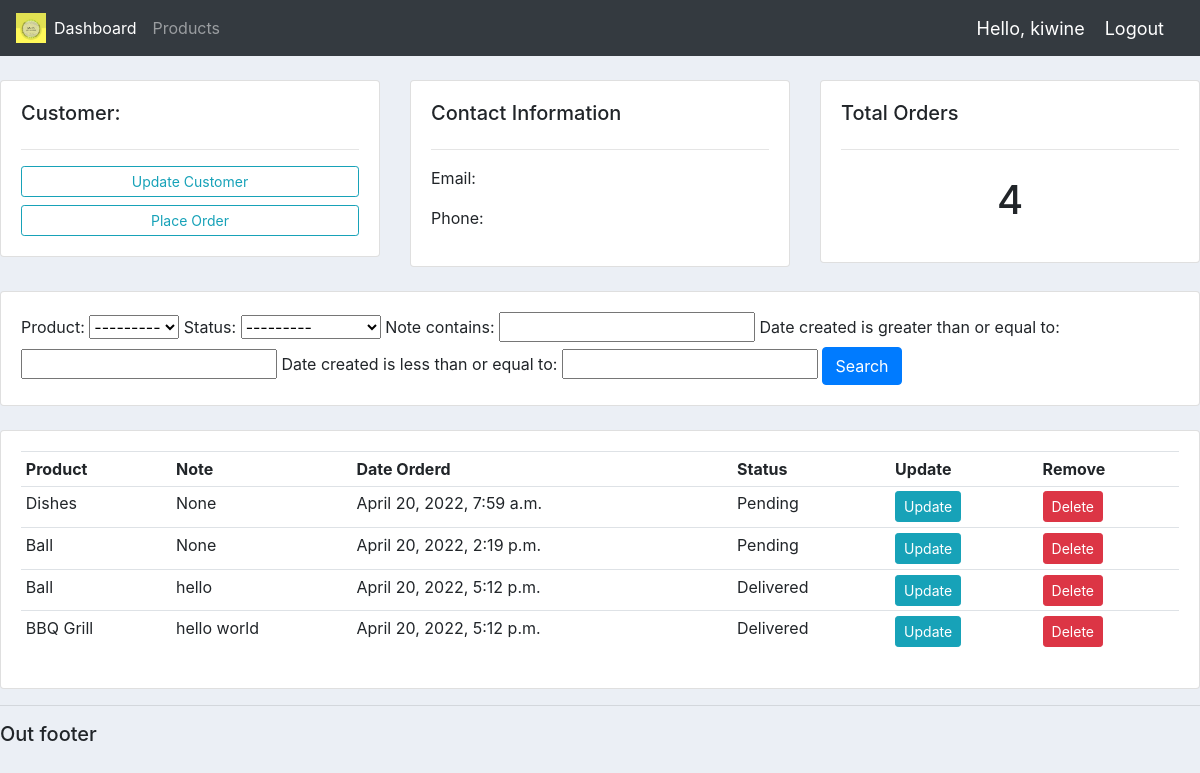
The page /customer/2/ (signed in) on the database its author committed.
### accounts/models.py (models this page shows, shortened)
class Order(models.Model):
	STATUS = (
			('Pending','Pending'),
			('Out for delivery','Out for delivery'),
			('Delivered','Delivered'),
			)
	customer = models.ForeignKey(Customer, null=True, on_delete = models.SET_NULL)  # set khóa ngoại trỏ tới bảng Customer
	product = models.ForeignKey(Product, null=True, on_delete = models.SET_NULL)
	date_created = models.DateTimeField(auto_now_add = True,null=True)
	status = models.CharField(max_length=200, null=True, choices=STATUS)
	note = models.CharField(max_length=1000, null=True)

class Product(models.Model):
	CATEGORY = (
			('Indoor','Indoor'),
			('Outdoor','Outdoor'),
			)
	name= models.CharField(max_length=200, null=True)
	price = models.FloatField(null=True)
	category = models.CharField(max_length=200, null=True, choices=CATEGORY) #category xac dinh gia tri dua vao CATEGORY, like a dropdown menu
	discription = models.CharField(max_length=200, null=True, blank=True)
	date_created = models.DateTimeField(auto_now_add = True,null=True)
	tags = models.ManyToManyField(Tag)
	def __str__(self):  #hiện tên của object customer trên admin panel
		return self.name

### accounts/decorators.py (the view)
	def wrapper_func(request, *args, **kwargs):
		group = None
		if request.user.groups.exists():
			group = request.user.groups.all()[0].name
		if group == 'customer':
			return redirect('user-page')
		if group == 'admin':
			return view_func(request, *args, **kwargs)

### accounts/views.py (called while the page is built)
@login_required(login_url='login')
@admin_only #chi nhung user co role la admin thi moic co quyen truy cap vao home
def customer(request, pk_test):
	customer = Customer.objects.get(id=pk_test)
	orders = customer.order_set.all()
	order_count = orders.count()
	myFilter = OrderFilter(request.GET, queryset=orders)  #request.get send request data to this view
	orders = myFilter.qs  #orders từ filter trả về
	context = {'customer':customer,'orders':orders,'order_count':order_count,'myFilter':myFilter}
	return render(request,'accounts/customer.html',context)

### accounts/templates/accounts/customer.html
{% extends 'accounts/main.html' %}
{% block content %}
<br>
<div class="row">
	<div class="col-md">
		<div class="card card-body">
			<h5>Customer:</h5>
			<hr>
			<a class="btn btn-outline-info  btn-sm btn-block" href="">Update Customer</a>
			<a class="btn btn-outline-info  btn-sm btn-block" href="{% url 'create_order' customer.id %}">Place Order</a>
		</div>
	</div>
	<div class="col-md">
		<div class="card card-body">
			<h5>Contact Information</h5>
			<hr>
			<p>Email: </p>
			<p>Phone: </p>
		</div>
	</div>
	<div class="col-md">
		<div class="card card-body">
			<h5>Total Orders</h5>
			<hr>
			<h1 style="text-align: center;padding: 10px">{{order_count}}</h1>
		</div>
	</div>
</div>
<br>
<div class="row">
	<div class="col">
		<div class="card card-body">
			<form method="get">
				{{myFilter.form}}
		    <button class="btn btn-primary" type="submit">Search</button>
		  </form>
		</div>
	</div>
</div>
<br>
<div class="row">
	<div class="col-md">
		<div class="card card-body">
			<table class="table table-sm">
				<tr>
					<th>Product</th>
					<th>Note</th>
					<th>Date Orderd</th>
					<th>Status</th>
					<th>Update</th>
					<th>Remove</th>
				</tr>
				{% for order in orders %}
					<tr>
						<td>{{order.product}}</td>
						<td>{{order.note}}</td>
						<td>{{order.date_created}}</td>
						<td>{{order.status}}</td>
						<td> <a class= "btn btn-sm btn-info" href="{% url 'update_order' order.id %}">Update</a> </td>
							<td> <a class= "btn btn-sm btn-danger" href="{% url 'delete_order' order.id %}">Delete</a> </td>
					</tr>
				{% endfor %}
			</table>
		</div>
	</div>
</div>
{% endblock %}

### accounts/templates/accounts/navbar.html (shortened to what this page needs)
	{% load static %}
	<nav class="navbar navbar-expand-lg navbar-dark bg-dark">
  <img src="{% static 'img/LOGO.png' %}" style="width: 30px; height: 30px">
  <div class="collapse navbar-collapse" id="navbarNav">
    <ul class="navbar-nav">
      {% if request.user.is_staff %}
      <li class="nav-item active">
        <a class="nav-link" href="{% url 'home' %}">Dashboard</a>
      </li>
      <li class="nav-item">
        <a class="nav-link" href="{% url 'products' %}">Products</a>
      </li>
     {% endif %}
    </ul>
  </div>
  <span class="hello-msg">Hello, {{request.user}}</span>
  <span><a class="hello-msg" href="{% url 'logout' %}">Logout</a></span>
</nav>

### static/css/main.css (style rules this page uses)
body { background-color: #ebeff5; }

### accounts/templates/accounts/main.html (style rules this page uses)
body { background-color: #ebeff5; }

### accounts/templates/accounts/navbar.html (style rules this page uses)
.hello-msg { font-size: 18px; color: white; margin-right: 20px; }

### rows shown on the page
Order: product "Dishes", note "None", date_created "April 20, 2022, 7:59 a.m.", status "Pending"
Order: product "Ball", note "None", date_created "April 20, 2022, 2:19 p.m.", status "Pending"
Order: product "Ball", note "hello", date_created "April 20, 2022, 5:12 p.m.", status "Delivered"
Order: product "BBQ Grill", note "hello world", date_created "April 20, 2022, 5:12 p.m.", status "Delivered"

### other values the page prints
{{ request.user }} "kiwine"
{{ order_count }} "4"
